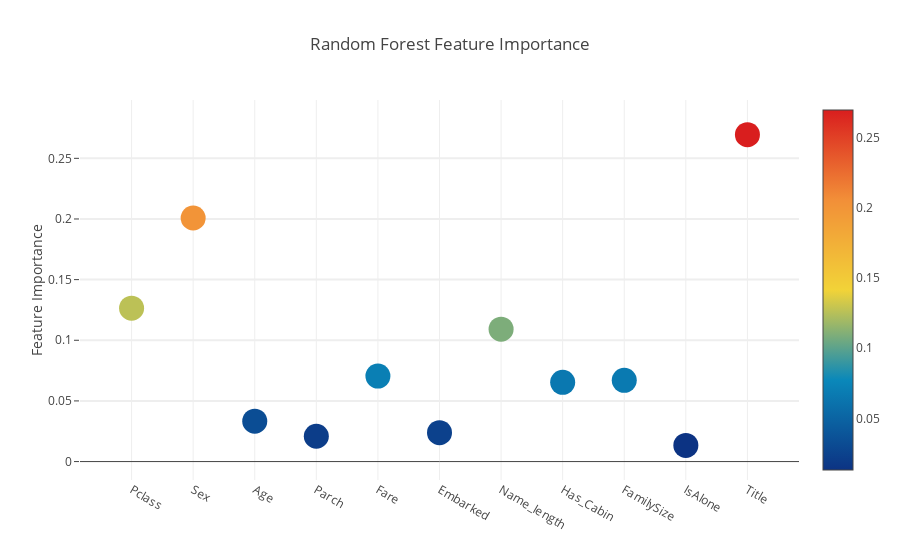
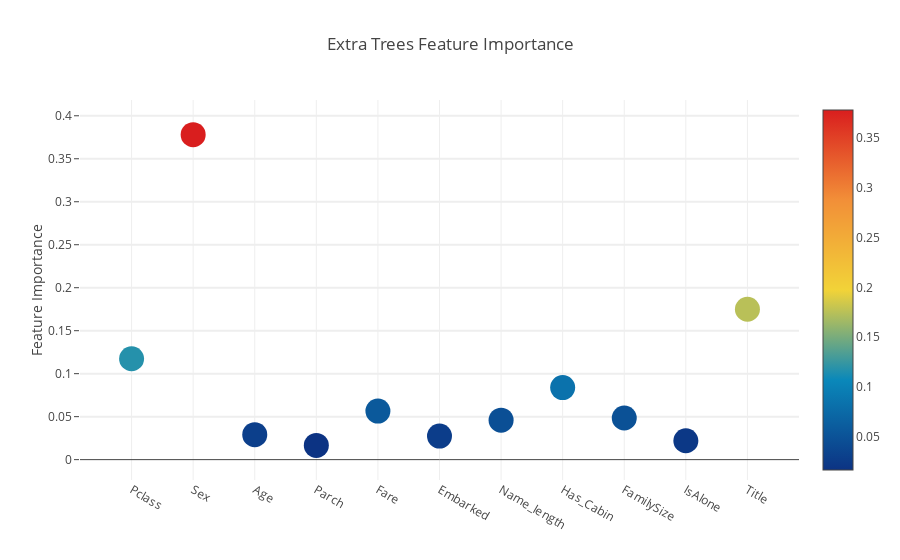
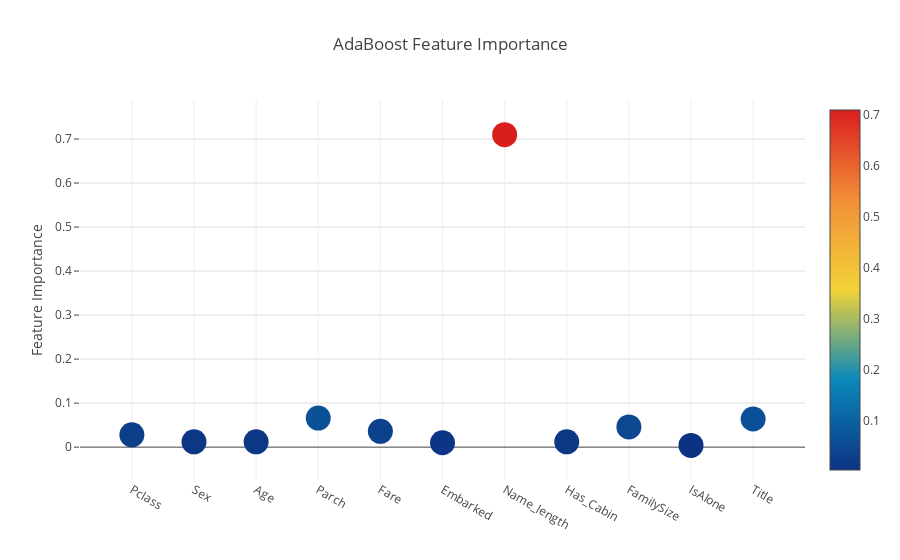
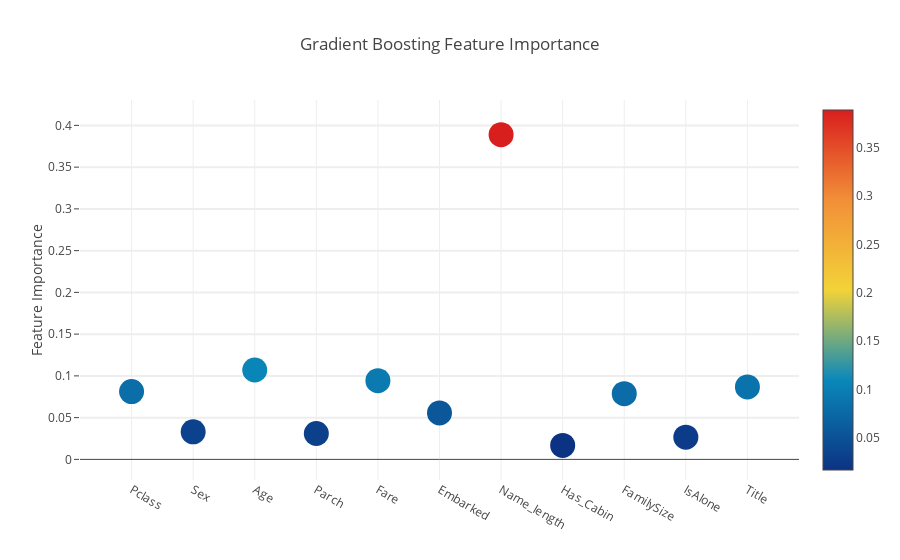

Source (notebook cell) for these figures, in order:
### Code cell
# 绘制特征重要性散点图
trace = go.Scatter(
    y = feature_dataframe['Random Forest feature importances'].values,
    x = feature_dataframe['features'].values,
    mode='markers',
    marker=dict(
        sizemode = 'diameter',
        sizeref = 1,
        size = 25,
#       size= feature_dataframe['AdaBoost feature importances'].values,
        #color = np.random.randn(500), #set color equal to a variable
        color = feature_dataframe['Random Forest feature importances'].values,
        colorscale='Portland',
        showscale=True
    ),
    text = feature_dataframe['features'].values
)
data = [trace]

layout= go.Layout(
    autosize= True,
    title= 'Random Forest Feature Importance',
    hovermode= 'closest',
#     xaxis= dict(
#         title= 'Pop',
#         ticklen= 5,
#         zeroline= False,
#         gridwidth= 2,
#     ),
    yaxis=dict(
        title= 'Feature Importance',
        ticklen= 5,
        gridwidth= 2
    ),
    showlegend= False
)
fig = go.Figure(data=data, layout=layout)
py.iplot(fig,filename='scatter2010')

# Scatter plot 
trace = go.Scatter(
    y = feature_dataframe['Extra Trees  feature importances'].values,
    x = feature_dataframe['features'].values,
    mode='markers',
    marker=dict(
        sizemode = 'diameter',
        sizeref = 1,
        size = 25,
#       size= feature_dataframe['AdaBoost feature importances'].values,
        #color = np.random.randn(500), #set color equal to a variable
        color = feature_dataframe['Extra Trees  feature importances'].values,
        colorscale='Portland',
        showscale=True
    ),
    text = feature_dataframe['features'].values
)
data = [trace]

layout= go.Layout(
    autosize= True,
    title= 'Extra Trees Feature Importance',
    hovermode= 'closest',
#     xaxis= dict(
#         title= 'Pop',
#         ticklen= 5,
#         zeroline= False,
#         gridwidth= 2,
#     ),
    yaxis=dict(
        title= 'Feature Importance',
        ticklen= 5,
        gridwidth= 2
    ),
    showlegend= False
)
fig = go.Figure(data=data, layout=layout)
py.iplot(fig,filename='scatter2010')

# Scatter plot 
trace = go.Scatter(
    y = feature_dataframe['AdaBoost feature importances'].values,
    x = feature_dataframe['features'].values,
    mode='markers',
    marker=dict(
        sizemode = 'diameter',
        sizeref = 1,
        size = 25,
#       size= feature_dataframe['AdaBoost feature importances'].values,
        #color = np.random.randn(500), #set color equal to a variable
        color = feature_dataframe['AdaBoost feature importances'].values,
        colorscale='Portland',
        showscale=True
    ),
    text = feature_dataframe['features'].values
)
data = [trace]

layout= go.Layout(
    autosize= True,
    title= 'AdaBoost Feature Importance',
    hovermode= 'closest',
#     xaxis= dict(
#         title= 'Pop',
#         ticklen= 5,
#         zeroline= False,
#         gridwidth= 2,
#     ),
    yaxis=dict(
        title= 'Feature Importance',
        ticklen= 5,
        gridwidth= 2
    ),
    showlegend= False
)
fig = go.Figure(data=data, layout=layout)
py.iplot(fig,filename='scatter2010')

# Scatter plot 
trace = go.Scatter(
    y = feature_dataframe['Gradient Boost feature importances'].values,
    x = feature_dataframe['features'].values,
    mode='markers',
    marker=dict(
        sizemode = 'diameter',
        sizeref = 1,
        size = 25,
#       size= feature_dataframe['AdaBoost feature importances'].values,
        #color = np.random.randn(500), #set color equal to a variable
        color = feature_dataframe['Gradient Boost feature importances'].values,
        colorscale='Portland',
        showscale=True
    ),
    text = feature_dataframe['features'].values
)
data = [trace]

layout= go.Layout(
    autosize= True,
    title= 'Gradient Boosting Feature Importance',
    hovermode= 'closest',
#     xaxis= dict(
#         title= 'Pop',
#         ticklen= 5,
#         zeroline= False,
#         gridwidth= 2,
#     ),
    yaxis=dict(
        title= 'Feature Importance',
        ticklen= 5,
        gridwidth= 2
    ),
    showlegend= False
)
fig = go.Figure(data=data, layout=layout)
py.iplot(fig,filename='scatter2010')

### Figure 1 — Plotly figure (JSON) as saved in the notebook; plotly's stock layout.template omitted (floating-point values rounded to 4 significant figures)
{"data": [{"type": "scatter", "y": [0.1264, 0.2008, 0.03331, 0.02088, 0.07049, 0.02381, 0.1092, 0.06529, 0.06694, 0.01335, 0.2695], "x": ["Pclass", "Sex", "Age", "Parch", "Fare", "Embarked", "Name_length", "Has_Cabin", "FamilySize", "IsAlone", "Title"], "mode": "markers", "marker": {"sizemode": "diameter", "sizeref": 1, "size": 25, "color": [0.1264, 0.2008, 0.03331, 0.02088, 0.07049, 0.02381, 0.1092, 0.06529, 0.06694, 0.01335, 0.2695], "colorscale": "Portland", "showscale": true}, "text": ["Pclass", "Sex", "Age", "Parch", "Fare", "Embarked", "Name_length", "Has_Cabin", "FamilySize", "IsAlone", "Title"]}], "layout": {"autosize": true, "title": "Random Forest Feature Importance", "hovermode": "closest", "yaxis": {"title": "Feature Importance", "ticklen": 5, "gridwidth": 2}, "showlegend": false}}

### Figure 2 — Plotly figure (JSON) as saved in the notebook; plotly's stock layout.template omitted (floating-point values rounded to 4 significant figures)
{"data": [{"type": "scatter", "y": [0.1174, 0.3781, 0.02905, 0.01659, 0.0565, 0.02735, 0.04591, 0.08381, 0.04844, 0.02194, 0.175], "x": ["Pclass", "Sex", "Age", "Parch", "Fare", "Embarked", "Name_length", "Has_Cabin", "FamilySize", "IsAlone", "Title"], "mode": "markers", "marker": {"sizemode": "diameter", "sizeref": 1, "size": 25, "color": [0.1174, 0.3781, 0.02905, 0.01659, 0.0565, 0.02735, 0.04591, 0.08381, 0.04844, 0.02194, 0.175], "colorscale": "Portland", "showscale": true}, "text": ["Pclass", "Sex", "Age", "Parch", "Fare", "Embarked", "Name_length", "Has_Cabin", "FamilySize", "IsAlone", "Title"]}], "layout": {"autosize": true, "title": "Extra Trees Feature Importance", "hovermode": "closest", "yaxis": {"title": "Feature Importance", "ticklen": 5, "gridwidth": 2}, "showlegend": false}}

### Figure 3 — Plotly figure (JSON) as saved in the notebook; plotly's stock layout.template omitted (floating-point values rounded to 4 significant figures)
{"data": [{"type": "scatter", "y": [0.028, 0.012, 0.012, 0.066, 0.036, 0.01, 0.71, 0.012, 0.046, 0.004, 0.064], "x": ["Pclass", "Sex", "Age", "Parch", "Fare", "Embarked", "Name_length", "Has_Cabin", "FamilySize", "IsAlone", "Title"], "mode": "markers", "marker": {"sizemode": "diameter", "sizeref": 1, "size": 25, "color": [0.028, 0.012, 0.012, 0.066, 0.036, 0.01, 0.71, 0.012, 0.046, 0.004, 0.064], "colorscale": "Portland", "showscale": true}, "text": ["Pclass", "Sex", "Age", "Parch", "Fare", "Embarked", "Name_length", "Has_Cabin", "FamilySize", "IsAlone", "Title"]}], "layout": {"autosize": true, "title": "AdaBoost Feature Importance", "hovermode": "closest", "yaxis": {"title": "Feature Importance", "ticklen": 5, "gridwidth": 2}, "showlegend": false}}

### Figure 4 — Plotly figure (JSON) as saved in the notebook; plotly's stock layout.template omitted (floating-point values rounded to 4 significant figures)
{"data": [{"type": "scatter", "y": [0.08115, 0.03301, 0.1071, 0.03102, 0.09428, 0.05568, 0.3889, 0.01677, 0.07871, 0.02658, 0.08681], "x": ["Pclass", "Sex", "Age", "Parch", "Fare", "Embarked", "Name_length", "Has_Cabin", "FamilySize", "IsAlone", "Title"], "mode": "markers", "marker": {"sizemode": "diameter", "sizeref": 1, "size": 25, "color": [0.08115, 0.03301, 0.1071, 0.03102, 0.09428, 0.05568, 0.3889, 0.01677, 0.07871, 0.02658, 0.08681], "colorscale": "Portland", "showscale": true}, "text": ["Pclass", "Sex", "Age", "Parch", "Fare", "Embarked", "Name_length", "Has_Cabin", "FamilySize", "IsAlone", "Title"]}], "layout": {"autosize": true, "title": "Gradient Boosting Feature Importance", "hovermode": "closest", "yaxis": {"title": "Feature Importance", "ticklen": 5, "gridwidth": 2}, "showlegend": false}}
